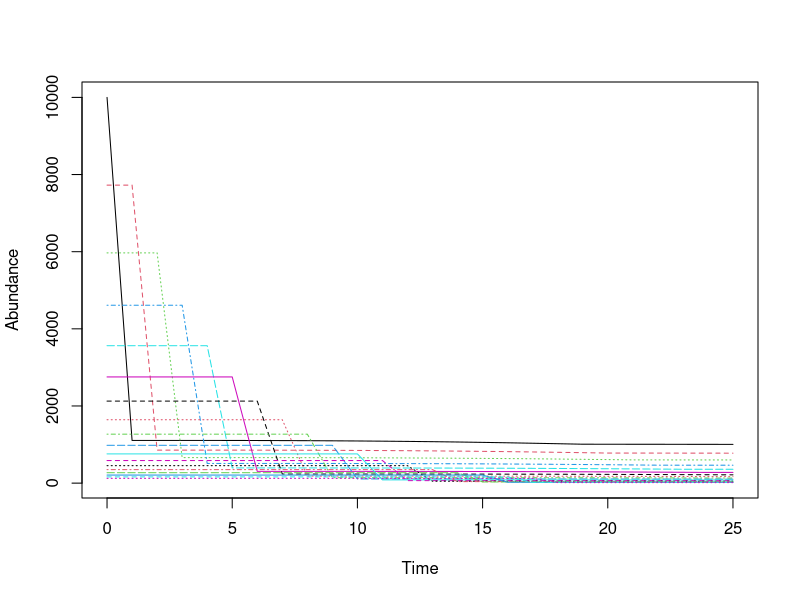
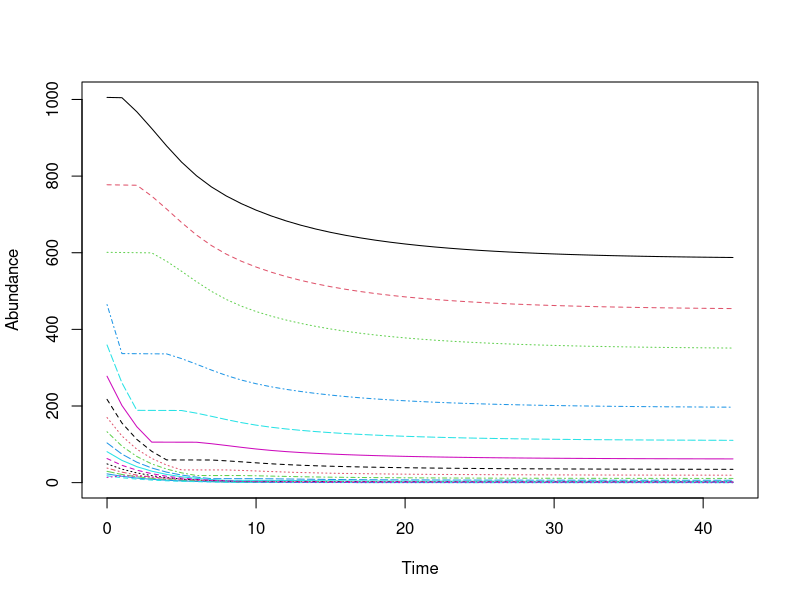
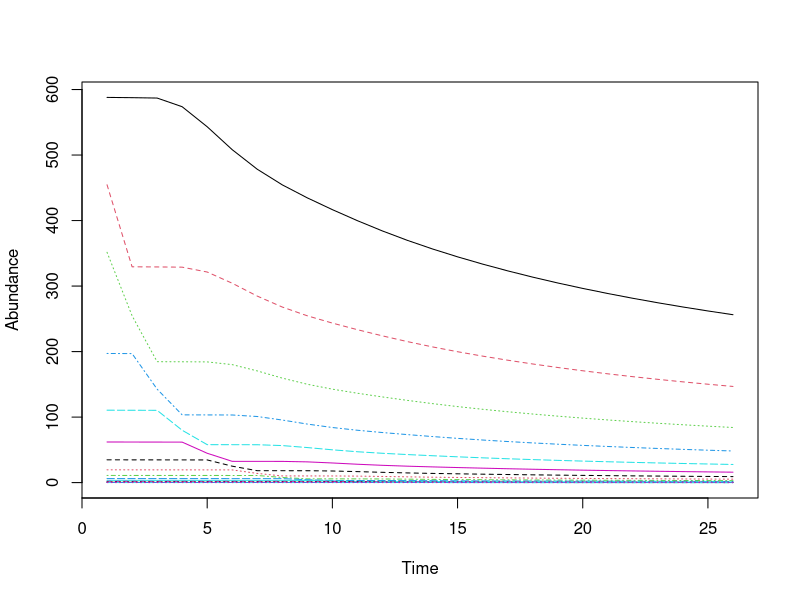
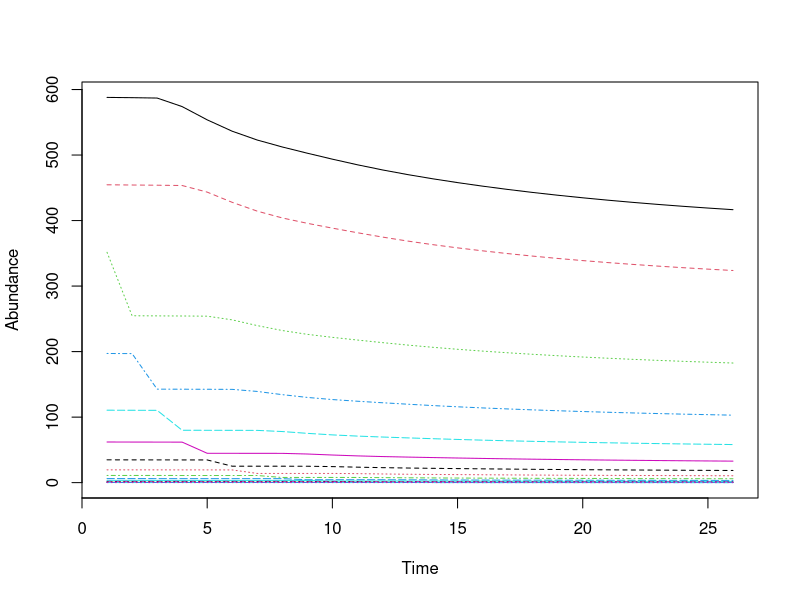
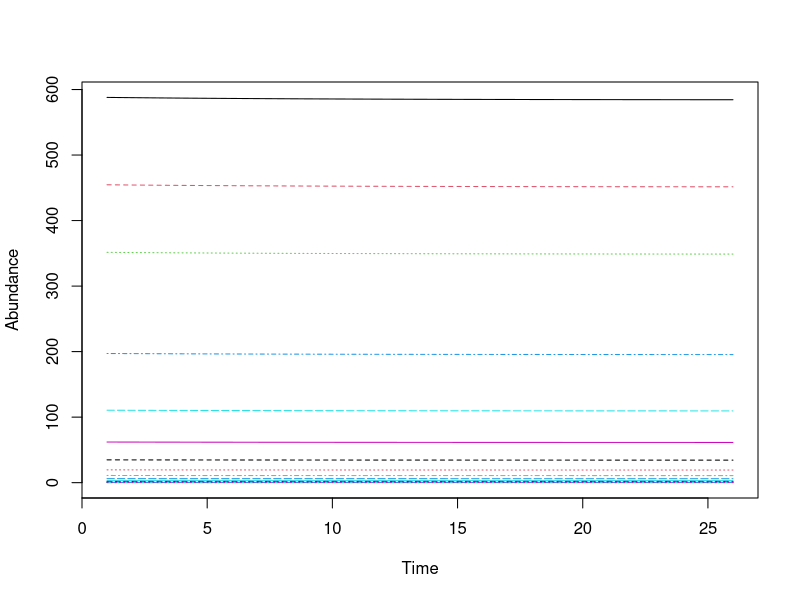
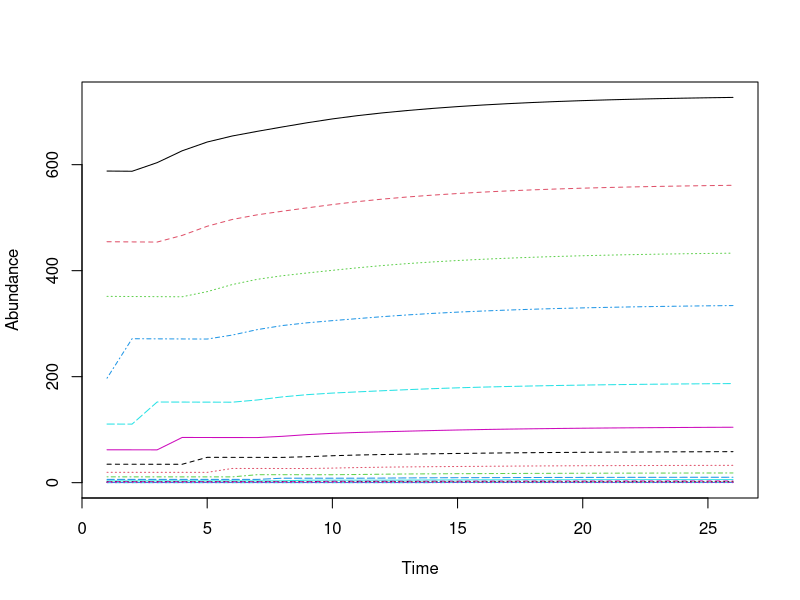
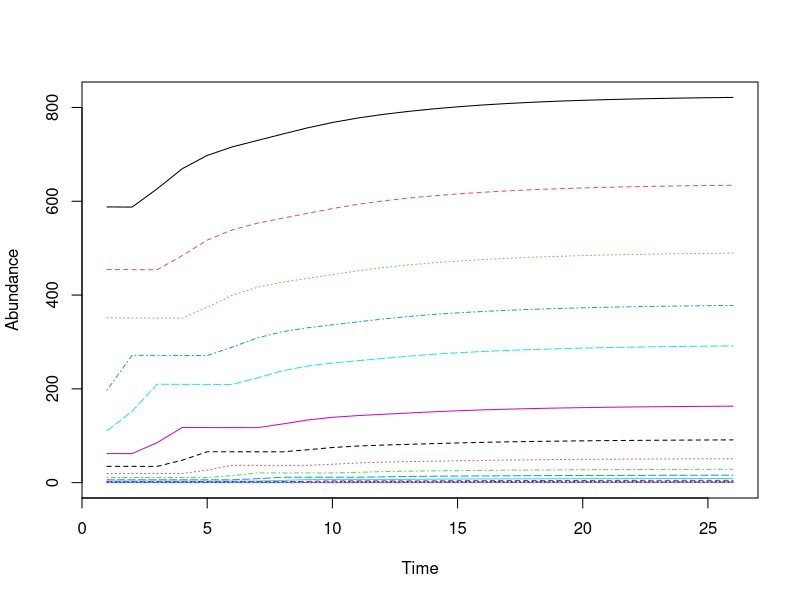
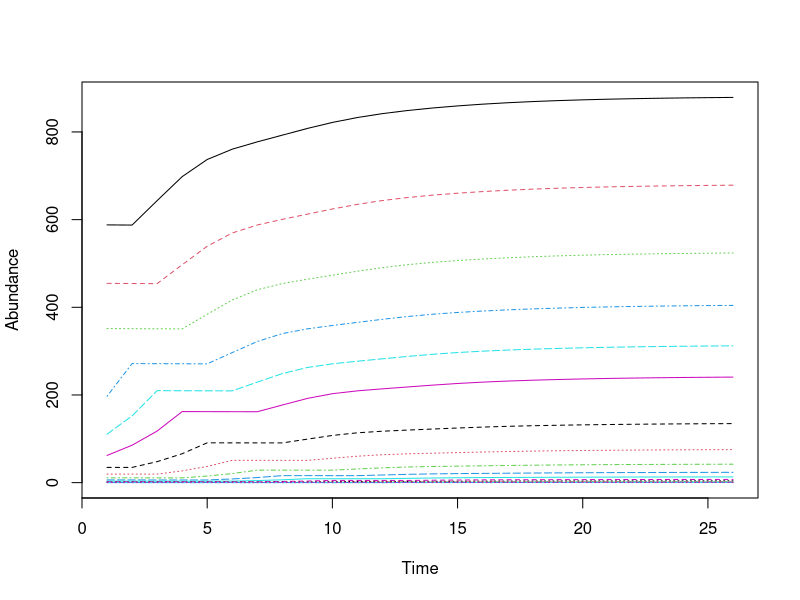

These figures' R source, in order:
## ---- chunk 1
rm(list=ls())

library(tidyverse)

sapply(list.files(pattern="[.]R$", path="./Functions", full.names=TRUE), source)

IC <- read.csv('IC.csv')

#Set Model----
time_horizon = 25

# Recruits in unfished pop
R0 = 10000

# Calcualted total instantaneous mortality
Z.2012 = 0.579336

## ---- chunk 2
Linf = 122.1
K = 0.172
to = 0.919
  
Wa = 0.024
  
Wb = 2.824
  
maxAge = 18

#Length (cm) at which a fish is 50/95 percent likely to be mature
m50 = 55

m95 = 62.7

females = 0.6

#Natural mortality
M <- K * 1.5


#Steepness parameter h - when you dont have a study use 0.7
h=0.7
## ---- chunk 3
#Morphology ----

#Our max age is 18 years
Age <- seq(1,maxAge,1)

#Length at median age 
Length <- Linf * (1 - exp(-K * ((Age + 0.5) - to)))

#Converts lengths (cm) to weight (g)
Weight <- Wa*Length^Wb

# Probabilty of Maturity
Ma = 1/(1 + exp(-log(19)*((Length - m50)/(m95 - m50))))

#realitve fecundity - produce about 41 eggs per gram 
#SOURCE: https://www.scribd.com/doc/81002346/Crecimiento-y-Reproduccion-de-corvina
fa <- Weight*41

#Price per USD per kg is dependent on size of fish
Price <- c(0.71,3.25,4.31)


## ---- chunk 4
#Gear selectivity 
Lc = trunc(Length)

#fishing mortality

F = Z.2012 - M 

#survival probabilty for different Lc

Sa = matrix(NA, maxAge, length(Lc))

for (i in 1:length(Lc)){

  Va = ifelse(Length < Lc[i], 0, 1)
  Sa[,i] <- exp(-M - ( Va * (F)))
  
}

## ---- chunk 5
# Spawning potential (SP) of a Pristine population as a matrix

IC_unfished <- rep(NA, maxAge) 
IC_unfished[1] <- R0 
P_unfished <- exp(-M)

for(i in 2:maxAge) {
  IC_unfished[i] <- IC_unfished[i-1]* exp(-M)
  
}

A_unfished = matrix(data = 0, nrow = maxAge, ncol = maxAge)
diag(A_unfished[-1, -maxAge]) <- rep(P_unfished, maxAge -1)

pop_unfished <- matrix(0, maxAge, time_horizon + 1)
pop_unfished[, 1] <- IC_unfished

for(i in 1:time_horizon) {
  # Survival
  pop_unfished[ , i+1] <- A_unfished %*% pop_unfished[, i]
  # Reproduction
  Ne <- sum(fa * Ma * females * pop_unfished[, i])
  pop_unfished[1, i + 1] <- (560 * Ne) / (17271619 + ((h - 0.2) * Ne))
}

matplot(0:time_horizon, t(pop_unfished), type = "l", xlab = "Time",  ylab = "Abundance")
  
SP_unfished <- sum(fa * Ma * females * pop_unfished[, time_horizon])
## ---- chunk 6
#Estimating Initial COndition for fishing scenarios

time_fishing <- (2012 - 1970)
pop_IC <- matrix(0, maxAge, time_fishing  +1)
pop_IC[, 1] <- pop_unfished[,time_horizon]

#Survival at current selectivity level

Va_IC <- ifelse(Length < 32, 0, 1)
Sa_IC <- exp(-M - ( Va_IC * (F)))

#A matrix to estimate initial condition

A_IC = matrix(data = 0, nrow = maxAge, ncol = maxAge)

for (r in 2:18) {
  
  j = r - 1 
  
  A_IC[r, j] =  Sa_IC[j]

}

A_IC[maxAge, maxAge] = Sa_IC[maxAge]

#Estimating population after years of fishing 

for(i in 1:time_fishing) {
  # Survival
  pop_IC[ , i+1] <- A_IC %*% pop_IC[, i]
  # Reproduction
  Ne <- sum(fa * Ma * females * pop_IC[, i])
  pop_IC[1, i + 1] <- (560 * Ne) / (17271619 + ((h - 0.2) * Ne))
}

matplot(0:time_fishing, t(pop_IC), type = "l", xlab = "Time",  ylab = "Abundance")
  
  
## ---- chunk 7

#Estimating Spwaning Potential (SP) and Catch for different Lc

SP_fished <- rep(NA, length(Lc))
Catch <- rep(NA, maxAge)
Revenue <- rep(NA, maxAge)
RevenueAnual <- matrix(NA, time_horizon, length(Lc))
plots <- list()

#Initial Populaiton
N0 = pop_IC[,time_fishing]

#Leslie matrix for each Lc

A = matrix(data = 0, nrow = maxAge, ncol = maxAge)

for (i in 1:length(Lc)) {

  for (r in 2:18) {
  
  j = r - 1 
  
  A[r, j] =  Sa[j,i]

A[maxAge, maxAge] = Sa[maxAge,i]

}

pop <- matrix(0, maxAge, time_horizon + 1)
pop[, 1] <- N0

for (e in 1:time_horizon) {
  # Survival
  pop[, e + 1] <- A %*% pop[, e]
  # Reproduction
  Ne <- sum(fa * Ma * females * pop[, e])
  
  pop[1, e + 1] <- (560 * Ne) / (17271619 + ((h - 0.2) * Ne))
  
  Catch <- (((Sa[,i] * F) / (Sa[,i] * F + M)) * pop[,e+1] * (1 - exp(-M - Sa[,i] * F)))*(Weight/1000)
  Revenue[1:2] = Catch[1:2] * Price[1] 
  Revenue[3:4] = Catch[3:4] * Price[2] 
  Revenue[5:maxAge] = Catch[5:maxAge] * Price[3] 
  RevenueAnual[e,i] = sum(Revenue)


}


p=  matplot(0:time_horizon+1, t(pop), type = "l", xlab = "Time",  ylab = "Abundance")
SP_fished[i] <- sum(fa * Ma * females * pop[, time_horizon])
plots[[i]] <- p 

}





## ---- chunk 8
# Calculating Spawning Potential Ratio (SPR)

SPR <- SP_fished/ SP_unfished
SPR_plot <- data.frame(Lc, SPR*100)

ggplot(data= SPR_plot, aes(Lc, SPR))+
  geom_line()+
  geom_hline(yintercept = 0.4, col="red")+
  xlab("Length at first capture in cm (Lc)")

#Calculating NPV

DR <- 0.9
NPV_Anual<- matrix(NA, time_horizon, length(Lc))

for (a in 1:time_horizon){
  NPV_Anual[a,] <- RevenueAnual[a,]/((1+DR)^a)
}

NPV <- colSums(NPV_Anual)
NPV_plot <- data.frame(Lc, NPV)

ggplot(data= NPV_plot, aes(Lc, NPV))+
  geom_line()+
  #geom_hline(yintercept = , col="red")+
  xlab("Length at first capture in cm (Lc)")


